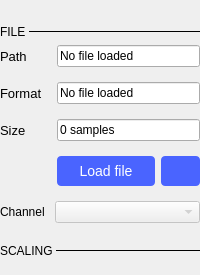
                 <widget class="QWidget" name="tabBuffer">
                  <property name="sizePolicy">
                   <sizepolicy hsizetype="Maximum" vsizetype="Maximum">
                    <horstretch>0</horstretch>
                    <verstretch>0</verstretch>
                   </sizepolicy>
                  </property>
                  <attribute name="title">
                   <string>Buffer</string>
                  </attribute>
                  <layout class="QVBoxLayout" name="verticalLayout">
                   <property name="leftMargin">
                    <number>0</number>
                   </property>
                   <property name="topMargin">
                    <number>25</number>
                   </property>
                   <property name="rightMargin">
                    <number>0</number>
                   </property>
                   <item>
                    <layout class="QHBoxLayout" name="horizontalLayout_10">
                     <property name="spacing">
                      <number>0</number>
                     </property>
                     <item>
                      <widget class="QLabel" name="label_6">
                       <property name="sizePolicy">
                        <sizepolicy hsizetype="Maximum" vsizetype="Maximum">
                         <horstretch>0</horstretch>
                         <verstretch>0</verstretch>
                        </sizepolicy>
                       </property>
                       <property name="styleSheet">
                        <string notr="true">  QLabel {
        font-size: 12px;
        color: black;
    }</string>
                       </property>
                       <property name="text">
                        <string>FILE </string>
                       </property>
                      </widget>
                     </item>
                     <item>
                      <widget class="Line" name="line_4">
                       <property name="minimumSize">
                        <size>
                         <width>0</width>
                         <height>1</height>
                        </size>
                       </property>
                       <property name="maximumSize">
                        <size>
                         <width>16777215</width>
                         <height>1</height>
                        </size>
                       </property>
                       <property name="styleSheet">
                        <string notr="true">border: 1px solid black;</string>
                       </property>
                       <property name="orientation">
                        <enum>Qt::Horizontal</enum>
                       </property>
                      </widget>
                     </item>
                    </layout>
                   </item>
                   <item>
                    <layout class="QHBoxLayout" name="horizontalLayout_7">
                     <property name="spacing">
                      <number>10</number>
                     </property>
                     <property name="topMargin">
                      <number>0</number>
                     </property>
                     <property name="rightMargin">
                      <number>0</number>
                     </property>
                     <item>
                      <layout class="QFormLayout" name="formLayout">
                       <property name="fieldGrowthPolicy">
                        <enum>QFormLayout::AllNonFixedFieldsGrow</enum>
                       </property>
                       <property name="horizontalSpacing">
                        <number>15</number>
                       </property>
                       <property name="verticalSpacing">
                        <number>15</number>
                       </property>
                       <property name="leftMargin">
                        <number>0</number>
                       </property>
                       <property name="rightMargin">
                        <number>0</number>
                       </property>
                       <item row="0" column="0">
                        <widget class="QLabel" name="label_5">
                         <property name="sizePolicy">
                          <sizepolicy hsizetype="Preferred" vsizetype="Preferred">
                           <horstretch>0</horstretch>
                           <verstretch>0</verstretch>
                          </sizepolicy>
                         </property>
                         <property name="font">
                          <font>
                           <pointsize>10</pointsize>
                          </font>
                         </property>
                         <property name="text">
                          <string>Path</string>
                         </property>
                        </widget>
                       </item>
                       <item row="0" column="1">
                        <widget class="QLineEdit" name="label_path">
                         <property name="enabled">
                          <bool>true</bool>
                         </property>
                         <property name="sizePolicy">
                          <sizepolicy hsizetype="Minimum" vsizetype="Fixed">
                           <horstretch>0</horstretch>
                           <verstretch>0</verstretch>
                          </sizepolicy>
                         </property>
                         <property name="text">
                          <string>No file loaded</string>
                         </property>
                         <property name="readOnly">
                          <bool>true</bool>
                         </property>
                        </widget>
                       </item>
                       <item row="1" column="0">
                        <widget class="QLabel" name="label_9">
                         <property name="font">
                          <font>
                           <pointsize>10</pointsize>
                          </font>
                         </property>
                         <property name="text">
                          <string>Format</string>
                         </property>
                        </widget>
                       </item>
                       <item row="1" column="1">
                        <widget class="QLineEdit" name="label_format">
                         <property name="enabled">
                          <bool>true</bool>
                         </property>
                         <property name="sizePolicy">
                          <sizepolicy hsizetype="Minimum" vsizetype="Fixed">
                           <horstretch>0</horstretch>
                           <verstretch>0</verstretch>
                          </sizepolicy>
                         </property>
                         <property name="text">
                          <string>No file loaded</string>
                         </property>
                         <property name="readOnly">
                          <bool>true</bool>
                         </property>
                        </widget>
                       </item>
                       <item row="2" column="0">
                        <widget class="QLabel" name="label_7">
                         <property name="font">
                          <font>
                           <pointsize>10</pointsize>
                          </font>
                         </property>
                         <property name="text">
                          <string>Size</string>
                         </property>
                        </widget>
                       </item>
                       <item row="2" column="1">
                        <widget class="QLineEdit" name="label_size">
                         <property name="enabled">
                          <bool>true</bool>
                         </property>
                         <property name="sizePolicy">
                          <sizepolicy hsizetype="Minimum" vsizetype="Fixed">
                           <horstretch>0</horstretch>
                           <verstretch>0</verstretch>
                          </sizepolicy>
                         </property>
                         <property name="text">
                          <string>0 samples</string>
                         </property>
                         <property name="readOnly">
                          <bool>true</bool>
                         </property>
                        </widget>
                       </item>
                       <item row="3" column="1">
                        <widget class="QWidget" name="load_file_btn_widget" native="true">
                         <layout class="QHBoxLayout" name="horizontalLayout_12">
                          <property name="leftMargin">
                           <number>0</number>
                          </property>
                          <property name="topMargin">
                           <number>0</number>
                          </property>
                          <property name="rightMargin">
                           <number>0</number>
                          </property>
                          <property name="bottomMargin">
                           <number>0</number>
                          </property>
                          <item>
                           <widget class="QPushButton" name="load_file">
                            <property name="sizePolicy">
                             <sizepolicy hsizetype="Minimum" vsizetype="Maximum">
                              <horstretch>8</horstretch>
                              <verstretch>0</verstretch>
                             </sizepolicy>
                            </property>
                            <property name="minimumSize">
                             <size>
                              <width>0</width>
                              <height>0</height>
                             </size>
                            </property>
                            <property name="maximumSize">
                             <size>
                              <width>16777215</width>
                              <height>16777215</height>
                             </size>
                            </property>
                            <property name="styleSheet">
                             <string notr="true">QPushButton{

/*height: 128px;
width: 128px;
background-image: url(:/icons/floppy.svg);*/
background-position: center center;
background-repeat: no-repeat;
background-color: #4a64ff;
  height: 30px;
  border-radius: 4px;
  
  font-size: 14px;
  font-weight: normal;
  font-style: normal;
  text-align: center;
  color: #ffffff;
}


QPushButton:hover
{
	 background-color: #4a34ff;
}
</string>
                            </property>
                            <property name="text">
                             <string>Load file</string>
                            </property>
                           </widget>
                          </item>
                          <item>
                           <widget class="QPushButton" name="refreshBtn">
                            <property name="sizePolicy">
                             <sizepolicy hsizetype="Minimum" vsizetype="Fixed">
                              <horstretch>2</horstretch>
                              <verstretch>0</verstretch>
                             </sizepolicy>
                            </property>
                            <property name="styleSheet">
                             <string notr="true">QPushButton{

/*height: 128px;
width: 128px;*/
image: url(:/icons/refresh.svg);

background-position: center center;
background-repeat: no-repeat;
background-color: #4a64ff;
  height: 30px;
  border-radius: 4px;
  
  font-size: 14px;
  font-weight: normal;
  font-style: normal;
  text-align: center;
  color: #ffffff;
}


QPushButton:hover
{
	 background-color: #4a34ff;
}
</string>
                            </property>
                            <property name="text">
                             <string/>
                            </property>
                           </widget>
                          </item>
                         </layout>
                        </widget>
                       </item>
                       <item row="5" column="0" colspan="2">
                        <layout class="QHBoxLayout" name="horizontalLayout_4">
                         <property name="spacing">
                          <number>10</number>
                         </property>
                         <item>
                          <widget class="QLabel" name="label">
                           <property name="sizePolicy">
                            <sizepolicy hsizetype="Maximum" vsizetype="Preferred">
                             <horstretch>0</horstretch>
                             <verstretch>0</verstretch>
                            </sizepolicy>
                           </property>
                           <property name="text">
                            <string>Channel</string>
                           </property>
                          </widget>
                         </item>
                         <item>
                          <widget class="QComboBox" name="fileChannel">
                           <property name="enabled">
                            <bool>false</bool>
                           </property>
                           <property name="sizePolicy">
                            <sizepolicy hsizetype="Minimum" vsizetype="Fixed">
                             <horstretch>0</horstretch>
                             <verstretch>0</verstretch>
                            </sizepolicy>
                           </property>
                           <property name="currentText">
                            <string/>
                           </property>
                          </widget>
                         </item>
                        </layout>
                       </item>
                      </layout>
                     </item>
                    </layout>
                   </item>
                   <item>
                    <layout class="QHBoxLayout" name="horizontalLayout_2">
                     <property name="spacing">
                      <number>0</number>
                     </property>
                     <property name="topMargin">
                      <number>15</number>
                     </property>
                     <item>
                      <widget class="QLabel" name="label_4">
                       <property name="sizePolicy">
                        <sizepolicy hsizetype="Maximum" vsizetype="Maximum">
                         <horstretch>0</horstretch>
                         <verstretch>0</verstretch>
                        </sizepolicy>
                       </property>
                       <property name="styleSheet">
                        <string notr="true">  QLabel {
        font-size: 12px;
        color: black;
    }</string>
                       </property>
                       <property name="text">
                        <string>SCALING </string>
                       </property>
                      </widget>
                     </item>
                     <item>
                      <widget class="Line" name="line_2">
                       <property name="minimumSize">
                        <size>
                         <width>0</width>
                         <height>1</height>
                        </size>
                       </property>
                       <property name="maximumSize">
                        <size>
                         <width>16777215</width>
                         <height>1</height>
                        </size>
                       </property>
                       <property name="styleSheet">
                        <string notr="true">border: 1px solid black;</string>
                       </property>
                       <property name="orientation">
                        <enum>Qt::Horizontal</enum>
                       </property>
                      </widget>
                     </item>
                    </layout>
                   </item>
                   <item>
                    <layout class="QVBoxLayout" name="verticalLayout_8">
                     <property name="bottomMargin">
                      <number>0</number>
                     </property>
                     <item>
                      <layout class="QGridLayout" name="waveformGrid_2"/>
                     </item>
                    </layout>
                   </item>
                   <item>
                    <widget class="QWidget" name="widget" native="true">
                     <property name="sizePolicy">
                      <sizepolicy hsizetype="Minimum" vsizetype="Preferred">
                       <horstretch>0</horstretch>
                       <verstretch>0</verstretch>
                      </sizepolicy>
                     </property>
                     <layout class="QVBoxLayout" name="verticalLayout_11">
                      <property name="spacing">
                       <number>0</number>
                      </property>
                      <property name="leftMargin">
                       <number>0</number>
                      </property>
                      <property name="topMargin">
                       <number>0</number>
                      </property>
                      <property name="rightMargin">
                       <number>0</number>
                      </property>
                      <property name="bottomMargin">
                       <number>0</number>
                      </property>
                     </layout>
                    </widget>
                   </item>
                  </layout>
                 </widget>
